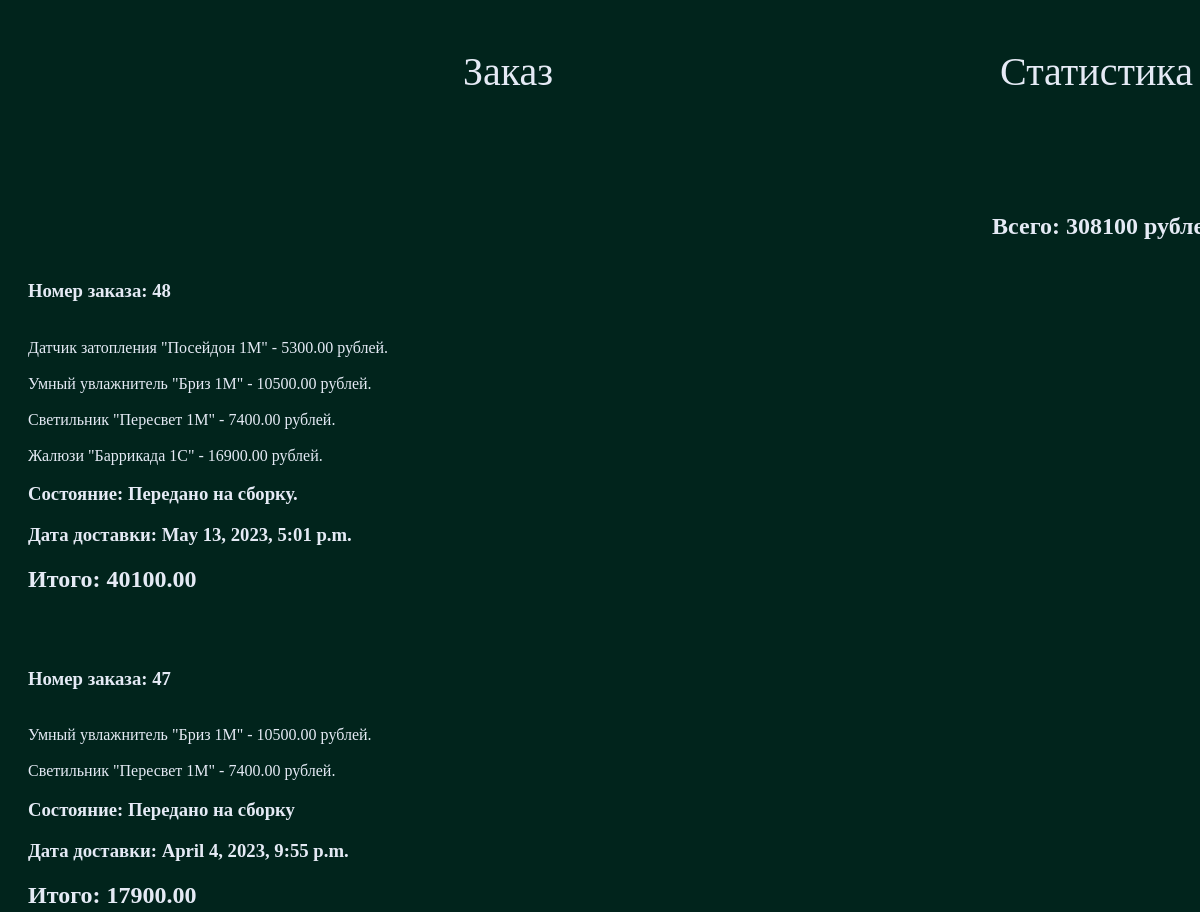
Page /accounts/profile/order_detail/ (signed in, upper part) on the earlier database version.
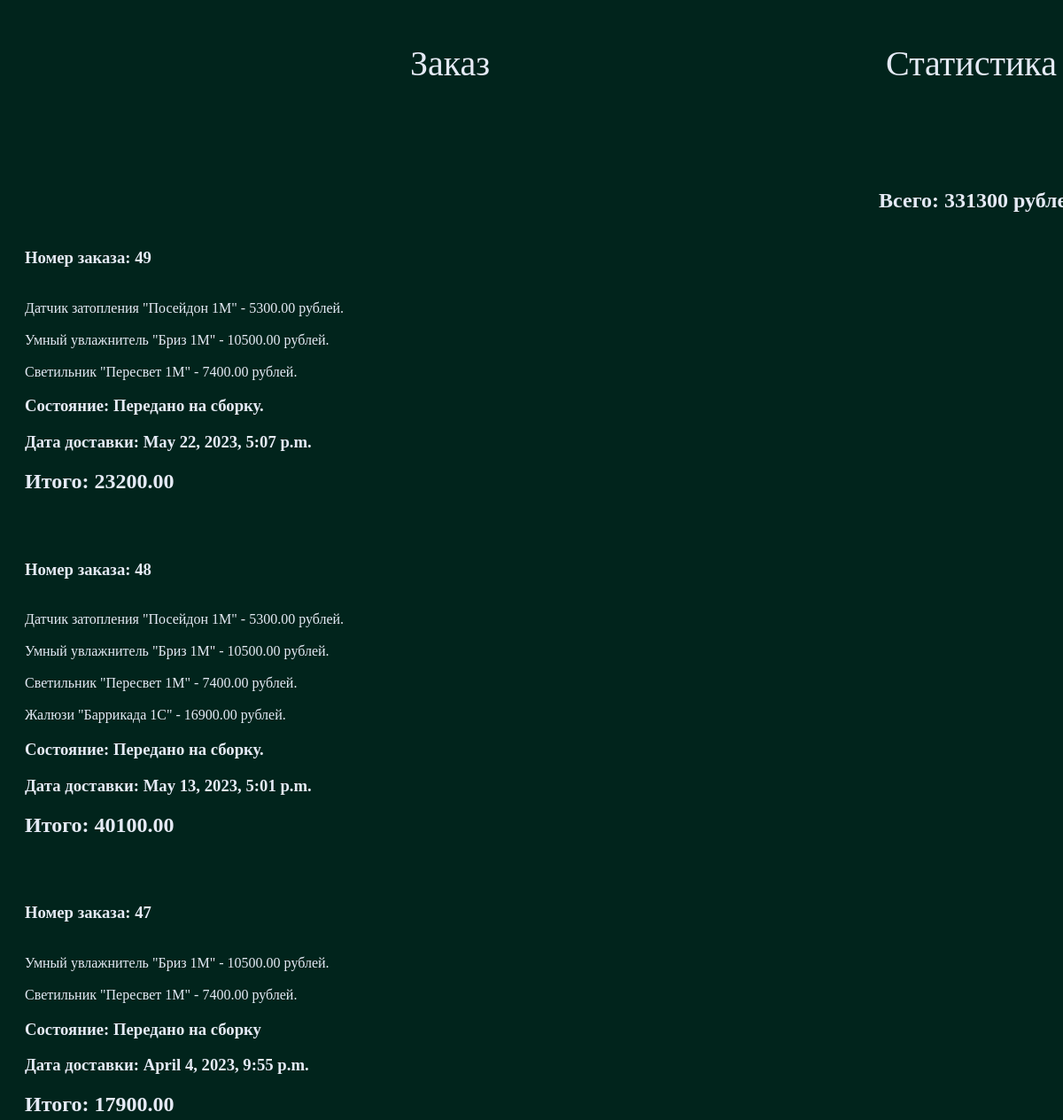
Same page on the later database version.
### smarthouseblog/models.py (models this page shows, shortened)
class Order(models.Model):
    username = models.ForeignKey(
        New_profile,
        on_delete=models.CASCADE,
    )
    products = models.ManyToManyField(
        Blog,
        related_name='prod_orders',
    )
    condition = models.TextField(
        max_length=12,
        verbose_name='Cостояние',
        default='Передано на сборку.',
    )
    date_order = models.DateTimeField(
        auto_now_add=True
    )
    date_dilivery = models.DateTimeField(
        default=timezone.now
    )
    total_price = models.DecimalField(
        max_digits=10,
        decimal_places=2,
        default=0,
    )

class Blog(models.Model):
    username = models.ForeignKey(
        New_profile,
        verbose_name='Юзернейм',
        on_delete=models.PROTECT
    )
    title = models.CharField(
        max_length=48,
        verbose_name='Титл поста (Название устройства)'
    )
    text = models.TextField(
        max_length=448,
        verbose_name='Тело поста'
    )
    date = models.DateTimeField(
        auto_now_add=True
    )
    status = models.BooleanField(
        default=False,
        verbose_name='Опубликовать'
    )
    category = models.ForeignKey(
        Category,
        verbose_name='Категория',
        on_delete=models.PROTECT,
        default='2'
    )
    date_publication = models.DateTimeField(
        auto_now_add=True
    )
    raiting = models.FloatField(
        verbose_name='Рейтинг',
        default=0,
    )
    price = models.DecimalField(
        max_digits=10,
        decimal_places=2,
        default=0,
    )

### smarthouseblog/views.py (the view)
# urls.py: path('order_detail/', order_detail, name='order_detail'),
def order_detail(request):
    orders = Order.objects.filter(username__username=request.user).order_by('-pk')
    context = {
        'orders': orders,
        'all_price': orders.aggregate(Sum('total_price'))
    }
    return render(request, 'smarthouseblog/order_detail.html', context)

### smarthouseblog/templates/smarthouseblog/order_detail.html (shortened to what this page needs)
<!DOCTYPE html>
{% load static %}
<html lang="en">
    <head>
        <link rel="stylesheet" href="{% static 'css/style.css' %}">
        <link rel="stylesheet" href='{% static "css/style.css" %}'>
    </head>
    <body>
        <div style="display: inline-flex;
                    justify-content: space-around;
                    width: 1000px;">
                <a class="decor" href = "{% url 'cart_detail' %}">
                    <p class="title-blog">Заказ</p></a>
                <div style="position: absolute; left: 1000px"><p style="height: 300px" class="title-blog">Статистика</p></a></div>
        </div>
            <div >
                            <div style="display: flex;
                                        flex-direction: column-reverse;
                                        align-items: flex-end;
                                        width: 1210px;
                            ">
                                <h2>Всего: {{all_price.total_price__sum}} рублей</h2>
                            </div>
                        </div>
        <div style="margin: 20px;">
            {% for order in orders %}
            <h3>Номер заказа: {{order.id}}</h3>
                {% for product in order.products.all %}
                </br>{{product.title}} - {{product.price}} рублей.</br>
                {% endfor %}
            <h3>Cостояние: {{order.condition}}</h3>
            <h3>Дата доставки: {{ order.date_dilivery }}</h3>
            <h2>Итого: {{ order.total_price }}</h2>
            <br>  </br>
            {% endfor %}
        </div>
    </body>
</html>

### smarthouseblog/static/css/style.css (style rules this page uses)
body { background-color: #01241c; color: #e5eaf5; }
.decor { text-decoration: none; }
.title-blog { text-align: center; color: #e5eaf5; font-size: 40px; height: 105px; }

Differences in the rows shown:
added Order: id "49", condition "Передано на сборку.", date_dilivery "May 22, 2023, 5:07 p.m.", total_price "23200.00", Blog (title "Датчик затопления \"Посейдон 1М\"", price "5300.00"), Blog (title "Умный увлажнитель \"Бриз 1М\"", price "10500.00"), Blog (title "Светильник \"Пересвет 1М\"", price "7400.00")
Other differences:
{{ all_price.total_price__sum }}: "308100" → "331300"
